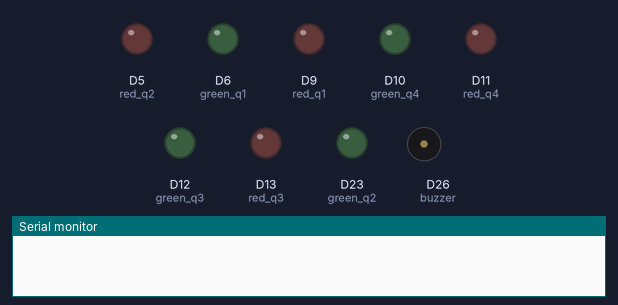
A sketch run on a simulated nRF52 board. Parts: output pins drawn as LEDs (lit = HIGH), buzzer (waves = sounding, pin HIGH), the last lines printed to the serial monitor. Pins used as bus, display or sensor lines are not drawn.

Above: at 0.05 s.
At 14.9 s:
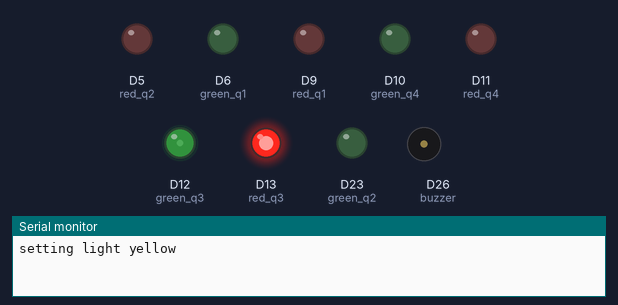
At 29.9 s:
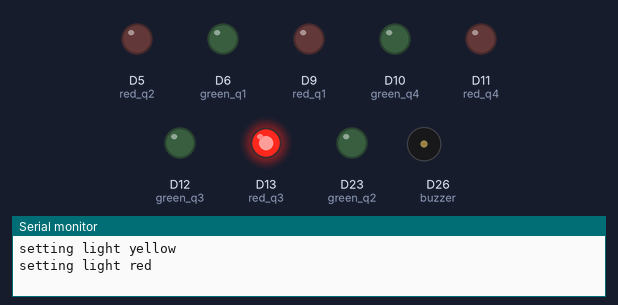
Timing chart, 0 to 39.0 s (numbered marks = the images above):
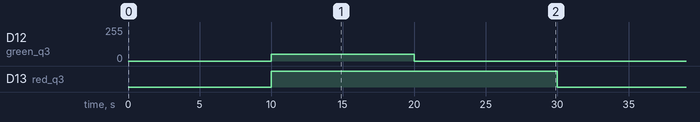

Measured:
- by itself, D12 (green_q3): alternates 50/255 for 10.0 s and 0/255 for 20.0 s
- by itself, D13 (red_q3): alternates HIGH for 20.0 s and LOW for 10.0 s

The sketch:

remote_trial.ino
```cpp
#include <bluefruit.h>
#include <SoftwareSerial.h>
//Adafruit_BluefruitLE_SPI ble(SPI_CS, SPI_IRQ, SPI_RST);

const int RX = 15;
const int TX = 16;

SoftwareSerial ccSerial(RX, TX);

byte receivedLeakStatus;
unsigned long debounceDelay = 50;

// Power LED Pinout
const int red_power = 22;
const int green_power = 2;

// Quadrant 1 LED Pinout
const int red_q1 = 9;
const int green_q1 = 6;

// Quadrant 2 LED Pinout
const int red_q2 = 5;
const int green_q2 = 23;

// Quadrant 3 LED Pinout
const int red_q3 = 13;
const int green_q3 = 12;

// Quadrant 4 LED Pinout
const int red_q4 = 11;
const int green_q4 = 10;

// BUTTON PIN DEFINITIONS -----------------------------------------------

// Mute Button Pinout
const int button_mute = 0;
byte button_mute_state = LOW;
byte button_mute_last_state = LOW;

// Set Button Pinout
const int button_set = 25;
byte button_set_state = LOW;
byte button_set_last_state = LOW;

// Up Button Pinout
const int button_up = 1;
byte button_up_state = LOW;
byte button_up_last_state = LOW;

// Down Button Pinout
const int button_down = 24;
byte button_down_state = LOW;
byte button_down_last_state = LOW;

// SLIDE SWITCH PIN DEFINITIONS -----------------------------------------

// Slide Switch Pinout
const int switch_mode = 21;
int switch_mode_state = LOW;
byte switch_mode_last_state = LOW;

// BUZZER PIN DEFINITIONS -----------------------------------------------

// Buzzer Pinout
const int buzzer = 26;

void setup() {
  // put your setup code here, to run once:
  Serial.begin(9600);
  pinMode(red_power, OUTPUT);
  pinMode(green_power, OUTPUT);

  pinMode(red_q1, OUTPUT);
  pinMode(green_q1, OUTPUT);

  pinMode(red_q2, OUTPUT);
  pinMode(green_q2, OUTPUT);

  pinMode(red_q3, OUTPUT);
  pinMode(green_q3, OUTPUT);

  pinMode(red_q4, OUTPUT);
  pinMode(green_q4, OUTPUT);

  pinMode(switch_mode, INPUT);
  pinMode(button_mute, INPUT);

  pinMode(button_set, INPUT);

  pinMode(button_up, INPUT);
  pinMode(button_down, INPUT);

  pinMode(buzzer, OUTPUT);

  turnAllOff();

  setPowerColour(0, 255);

}

void setPowerColour(int red, int green){
  analogWrite(red_power, red);
  analogWrite(green_power, green);
}

void turnAllOff(){
  analogWrite(red_q1, 0);
  analogWrite(red_q2, 0);
  analogWrite(red_q3, 0);
  analogWrite(red_q4, 0);
  analogWrite(green_q1, 0);
  analogWrite(green_q2, 0);
  analogWrite(green_q3, 0);
  analogWrite(green_q4, 0);
}

void loop() {
  // put your main code here, to run repeatedly:
  delay(10000);
  setLightYellow(red_q3, green_q3);
  delay(10000);
  setLightRed(red_q3, green_q3);
  delay(10000);
  setLightOff(red_q3, green_q3);
}

void setLightYellow(int redPin, int greenPin){
  analogWrite(redPin, 255);
  analogWrite(greenPin, 50);
  Serial.println("setting light yellow");
}

void setLightRed(int redPin, int greenPin){
  analogWrite(redPin, 255);
  analogWrite(greenPin, 0);
  Serial.println("setting light red");
}

void setLightOff(int redPin, int greenPin){
  analogWrite(redPin, 0);
  analogWrite(greenPin, 0);
  Serial.println("setting light off");
}
```
